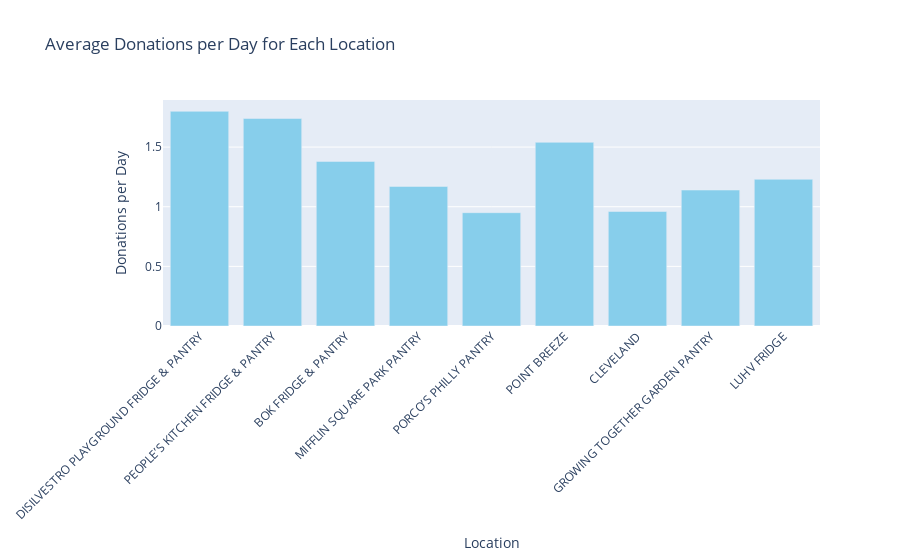

The cell this chart's notebook holds for it:
### Code cell
# Define the list of locations with their start and end dates
locations = [
    {"name": "DISILVESTRO PLAYGROUND FRIDGE & PANTRY", "start_date": "1/1/2023", "end_date": "12/31/2023"},
    {"name": "PEOPLE’S KITCHEN FRIDGE & PANTRY", "start_date": "1/1/2023", "end_date": "12/31/2023"},
    {"name": "BOK FRIDGE & PANTRY", "start_date": "1/1/2023", "end_date": "12/31/2023"},
    {"name": "MIFFLIN SQUARE PARK PANTRY", "start_date": "1/1/2023", "end_date": "12/31/2023"},
    {"name": "PORCO’S PHILLY PANTRY", "start_date": "1/1/2023", "end_date": "12/31/2023"},
    {"name": "POINT BREEZE", "start_date": "1/1/2023", "end_date": "5/4/2023"},
    {"name": "CLEVELAND", "start_date": "1/1/2023", "end_date": "6/23/2023"},
    {"name": "GROWING TOGETHER GARDEN PANTRY", "start_date": "9/21/2023", "end_date": "12/31/2023"},
    {"name": "LUHV FRIDGE", "start_date": "12/9/2023", "end_date": "12/31/2023"}
]

# Function to calculate the number of days between two dates
def calculate_days(start_date, end_date):
    start = datetime.strptime(start_date, "%m/%d/%Y")
    end = datetime.strptime(end_date, "%m/%d/%Y")
    return (end - start).days

# Convert the names in locations list to all caps
for location in locations:
    location['name'] = location['name'].upper()

# Calculate fill location counts divided by days for each location
entries_per_day = []
for location in locations:
    days = calculate_days(location["start_date"], location["end_date"])
    fill_location_count = fill_location_counts.get(location['name'], 0)  # Get count from fill_location_counts or default to 0 if not found
    fill_location_count_per_day = fill_location_count / days
    entries_per_day.append(round(fill_location_count_per_day, 2))

# Create bar plot
fig = go.Figure([go.Bar(x=[location['name'] for location in locations], y=entries_per_day, marker_color='skyblue')])
fig.update_layout(
    title='Average Donations per Day for Each Location',
    xaxis=dict(title='Location'),
    yaxis=dict(title='Donations per Day'),
    xaxis_tickangle=-45,
    height=800 
)

# Show plot
fig.show()

### Figure 1 — Plotly figure (JSON) as saved in the notebook; plotly's stock layout.template omitted (floating-point values rounded to 4 significant figures)
{"data": [{"marker": {"color": "skyblue"}, "type": "bar", "x": ["DISILVESTRO PLAYGROUND FRIDGE & PANTRY", "PEOPLE’S KITCHEN FRIDGE & PANTRY", "BOK FRIDGE & PANTRY", "MIFFLIN SQUARE PARK PANTRY", "PORCO’S PHILLY PANTRY", "POINT BREEZE", "CLEVELAND", "GROWING TOGETHER GARDEN PANTRY", "LUHV FRIDGE"], "y": [1.8, 1.74, 1.38, 1.17, 0.95, 1.54, 0.96, 1.14, 1.23]}], "layout": {"autosize": true, "title": {"text": "Average Donations per Day for Each Location"}, "xaxis": {"autorange": true, "range": [-0.5, 8.5], "tickangle": -45, "title": {"text": "Location"}, "type": "category"}, "yaxis": {"autorange": true, "range": [0, 1.895], "title": {"text": "Donations per Day"}, "type": "linear"}}}
